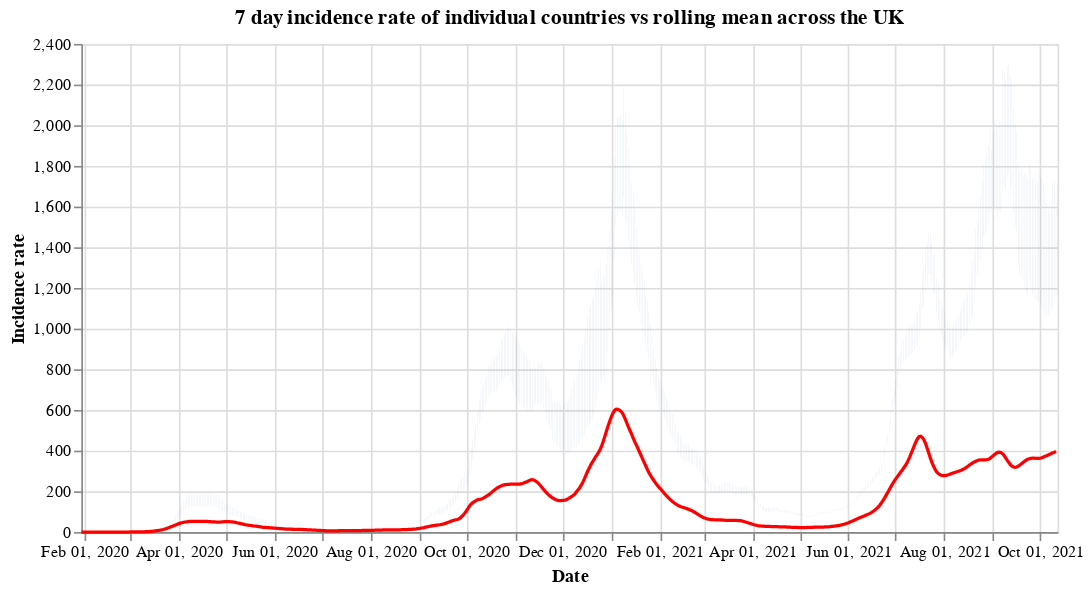

The cell this chart's notebook holds for it:
### Code cell
#collapse
countries = uk_cases['areaName'].unique()
countries.sort()

selection = alt.selection_single(
    name='Select',
    fields=['areaName'],
    init={'areaName': 'Wales'},
    bind={'areaName': alt.binding_select(options=countries)}
)

# scatter plot, modify opacity based on selection
bars = alt.Chart(uk_cases).mark_bar().add_selection(
    selection
).encode(
    x=alt.X("yearmonthdate(date):T", axis=alt.Axis(title='Date')),
    y=alt.Y("weeklyCasesRate:Q", axis=alt.Axis(title='Incidence rate')),
    tooltip='weeklyCasesRate:Q',
    opacity=alt.condition(selection, alt.value(1), alt.value(0))
).properties(title=f'7 day incidence rate of individual countries vs rolling mean across the UK', width=600)

line = alt.Chart(overview_cases).mark_line(
    color='red',
    size=2,
).transform_window(
    rolling_mean='mean(weeklyCasesRate)',
    frame=[0, 7]
).encode(
    x='yearmonthdate(date):T',
    y='rolling_mean:Q'
)

alt.layer(bars, line)

### Figure 1 — Vega-Lite specification as saved in the notebook (floating-point values rounded to 4 significant figures; data arrays with more than 128 entries replaced by an {"elided": "..."} marker saying what was removed)
{"config": {"view": {"continuousWidth": 400, "continuousHeight": 300}}, "layer": [{"data": {"name": "data-29f6b9626767e5b4a9cb25f148926bc5"}, "mark": "bar", "encoding": {"opacity": {"condition": {"value": 1, "selection": "Select"}, "value": 0}, "tooltip": {"type": "quantitative", "field": "weeklyCasesRate"}, "x": {"type": "temporal", "axis": {"title": "Date"}, "field": "date", "timeUnit": "yearmonthdate"}, "y": {"type": "quantitative", "axis": {"title": "Incidence rate"}, "field": "weeklyCasesRate"}}, "selection": {"Select": {"type": "single", "fields": ["areaName"], "init": {"areaName": "Wales"}, "bind": {"areaName": {"input": "select", "options": ["England", "Northern Ireland", "Scotland", "Wales"]}}}}, "title": "7 day incidence rate of individual countries vs rolling mean across the UK", "width": 600}, {"data": {"name": "data-58bca35c7f7803025ae2c7173d8ce0d3"}, "mark": {"type": "line", "color": "red", "size": 2}, "encoding": {"x": {"type": "temporal", "field": "date", "timeUnit": "yearmonthdate"}, "y": {"type": "quantitative", "field": "rolling_mean"}}, "transform": [{"window": [{"op": "mean", "field": "weeklyCasesRate", "as": "rolling_mean"}], "frame": [0, 7]}]}], "$schema": "https://vega.github.io/schema/vega-lite/v4.8.1.json", "datasets": {"data-29f6b9626767e5b4a9cb25f148926bc5": {"elided": "2392 records"}, "data-58bca35c7f7803025ae2c7173d8ce0d3": {"elided": "621 records"}}}
